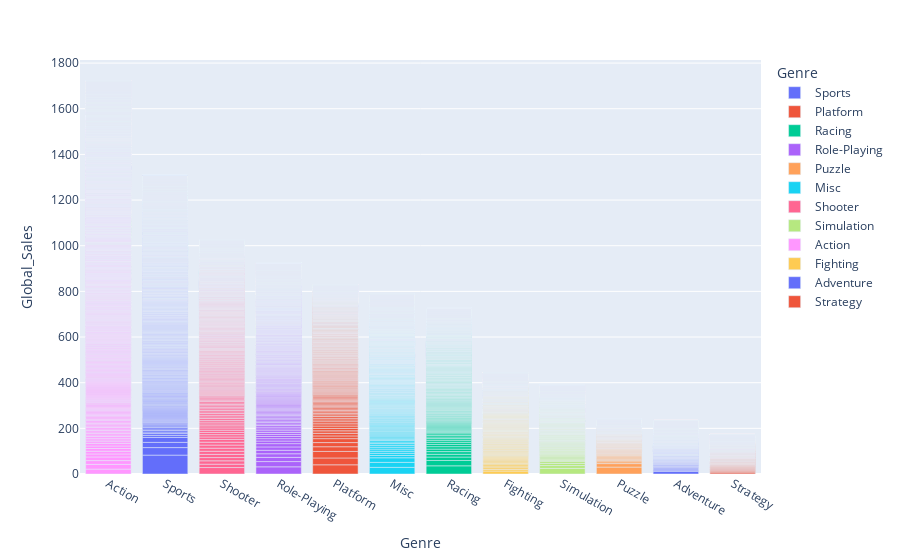

The code cell stored with this chart in its notebook:
### Code cell
# Visual Python: Visualization > Plotly
fig = px.bar(vp_df, x='Genre', y='Global_Sales', color='Genre')
fig.update_xaxes(categoryorder='total descending')
fig.show()

### Figure 1 — Plotly figure (JSON) as saved in the notebook; plotly's stock layout.template omitted (floating-point values rounded to 4 significant figures; data arrays with more than 128 entries replaced by an {"elided": "..."} marker saying what was removed)
{"data": [{"alignmentgroup": "True", "hovertemplate": "Genre=%{x}<br>Global_Sales=%{y}<extra></extra>", "legendgroup": "Sports", "marker": {"color": "#636efa", "pattern": {"shape": ""}}, "name": "Sports", "offsetgroup": "Sports", "orientation": "v", "showlegend": true, "textposition": "auto", "type": "bar", "x": {"elided": "2304 str values"}, "xaxis": "x", "y": {"elided": "2304 float values"}, "yaxis": "y"}, {"alignmentgroup": "True", "hovertemplate": "Genre=%{x}<br>Global_Sales=%{y}<extra></extra>", "legendgroup": "Platform", "marker": {"color": "#EF553B", "pattern": {"shape": ""}}, "name": "Platform", "offsetgroup": "Platform", "orientation": "v", "showlegend": true, "textposition": "auto", "type": "bar", "x": {"elided": "875 str values"}, "xaxis": "x", "y": {"elided": "875 float values"}, "yaxis": "y"}, {"alignmentgroup": "True", "hovertemplate": "Genre=%{x}<br>Global_Sales=%{y}<extra></extra>", "legendgroup": "Racing", "marker": {"color": "#00cc96", "pattern": {"shape": ""}}, "name": "Racing", "offsetgroup": "Racing", "orientation": "v", "showlegend": true, "textposition": "auto", "type": "bar", "x": {"elided": "1225 str values"}, "xaxis": "x", "y": {"elided": "1225 float values"}, "yaxis": "y"}, {"alignmentgroup": "True", "hovertemplate": "Genre=%{x}<br>Global_Sales=%{y}<extra></extra>", "legendgroup": "Role-Playing", "marker": {"color": "#ab63fa", "pattern": {"shape": ""}}, "name": "Role-Playing", "offsetgroup": "Role-Playing", "orientation": "v", "showlegend": true, "textposition": "auto", "type": "bar", "x": {"elided": "1470 str values"}, "xaxis": "x", "y": {"elided": "1470 float values"}, "yaxis": "y"}, {"alignmentgroup": "True", "hovertemplate": "Genre=%{x}<br>Global_Sales=%{y}<extra></extra>", "legendgroup": "Puzzle", "marker": {"color": "#FFA15A", "pattern": {"shape": ""}}, "name": "Puzzle", "offsetgroup": "Puzzle", "orientation": "v", "showlegend": true, "textposition": "auto", "type": "bar", "x": {"elided": "570 str values"}, "xaxis": "x", "y": {"elided": "570 float values"}, "yaxis": "y"}, {"alignmentgroup": "True", "hovertemplate": "Genre=%{x}<br>Global_Sales=%{y}<extra></extra>", "legendgroup": "Misc", "marker": {"color": "#19d3f3", "pattern": {"shape": ""}}, "name": "Misc", "offsetgroup": "Misc", "orientation": "v", "showlegend": true, "textposition": "auto", "type": "bar", "x": {"elided": "1686 str values"}, "xaxis": "x", "y": {"elided": "1686 float values"}, "yaxis": "y"}, {"alignmentgroup": "True", "hovertemplate": "Genre=%{x}<br>Global_Sales=%{y}<extra></extra>", "legendgroup": "Shooter", "marker": {"color": "#FF6692", "pattern": {"shape": ""}}, "name": "Shooter", "offsetgroup": "Shooter", "orientation": "v", "showlegend": true, "textposition": "auto", "type": "bar", "x": {"elided": "1282 str values"}, "xaxis": "x", "y": {"elided": "1282 float values"}, "yaxis": "y"}, {"alignmentgroup": "True", "hovertemplate": "Genre=%{x}<br>Global_Sales=%{y}<extra></extra>", "legendgroup": "Simulation", "marker": {"color": "#B6E880", "pattern": {"shape": ""}}, "name": "Simulation", "offsetgroup": "Simulation", "orientation": "v", "showlegend": true, "textposition": "auto", "type": "bar", "x": {"elided": "848 str values"}, "xaxis": "x", "y": {"elided": "848 float values"}, "yaxis": "y"}, {"alignmentgroup": "True", "hovertemplate": "Genre=%{x}<br>Global_Sales=%{y}<extra></extra>", "legendgroup": "Action", "marker": {"color": "#FF97FF", "pattern": {"shape": ""}}, "name": "Action", "offsetgroup": "Action", "orientation": "v", "showlegend": true, "textposition": "auto", "type": "bar", "x": {"elided": "3251 str values"}, "xaxis": "x", "y": {"elided": "3251 float values"}, "yaxis": "y"}, {"alignmentgroup": "True", "hovertemplate": "Genre=%{x}<br>Global_Sales=%{y}<extra></extra>", "legendgroup": "Fighting", "marker": {"color": "#FECB52", "pattern": {"shape": ""}}, "name": "Fighting", "offsetgroup": "Fighting", "orientation": "v", "showlegend": true, "textposition": "auto", "type": "bar", "x": {"elided": "836 str values"}, "xaxis": "x", "y": {"elided": "836 float values"}, "yaxis": "y"}, {"alignmentgroup": "True", "hovertemplate": "Genre=%{x}<br>Global_Sales=%{y}<extra></extra>", "legendgroup": "Adventure", "marker": {"color": "#636efa", "pattern": {"shape": ""}}, "name": "Adventure", "offsetgroup": "Adventure", "orientation": "v", "showlegend": true, "textposition": "auto", "type": "bar", "x": {"elided": "1274 str values"}, "xaxis": "x", "y": {"elided": "1274 float values"}, "yaxis": "y"}, {"alignmentgroup": "True", "hovertemplate": "Genre=%{x}<br>Global_Sales=%{y}<extra></extra>", "legendgroup": "Strategy", "marker": {"color": "#EF553B", "pattern": {"shape": ""}}, "name": "Strategy", "offsetgroup": "Strategy", "orientation": "v", "showlegend": true, "textposition": "auto", "type": "bar", "x": {"elided": "670 str values"}, "xaxis": "x", "y": {"elided": "670 float values"}, "yaxis": "y"}], "layout": {"barmode": "relative", "legend": {"title": {"text": "Genre"}, "tracegroupgap": 0}, "margin": {"t": 60}, "xaxis": {"anchor": "y", "categoryarray": ["Sports", "Platform", "Racing", "Role-Playing", "Puzzle", "Misc", "Shooter", "Simulation", "Action", "Fighting", "Adventure", "Strategy"], "categoryorder": "total descending", "domain": [0, 1], "title": {"text": "Genre"}}, "yaxis": {"anchor": "x", "domain": [0, 1], "title": {"text": "Global_Sales"}}}}
